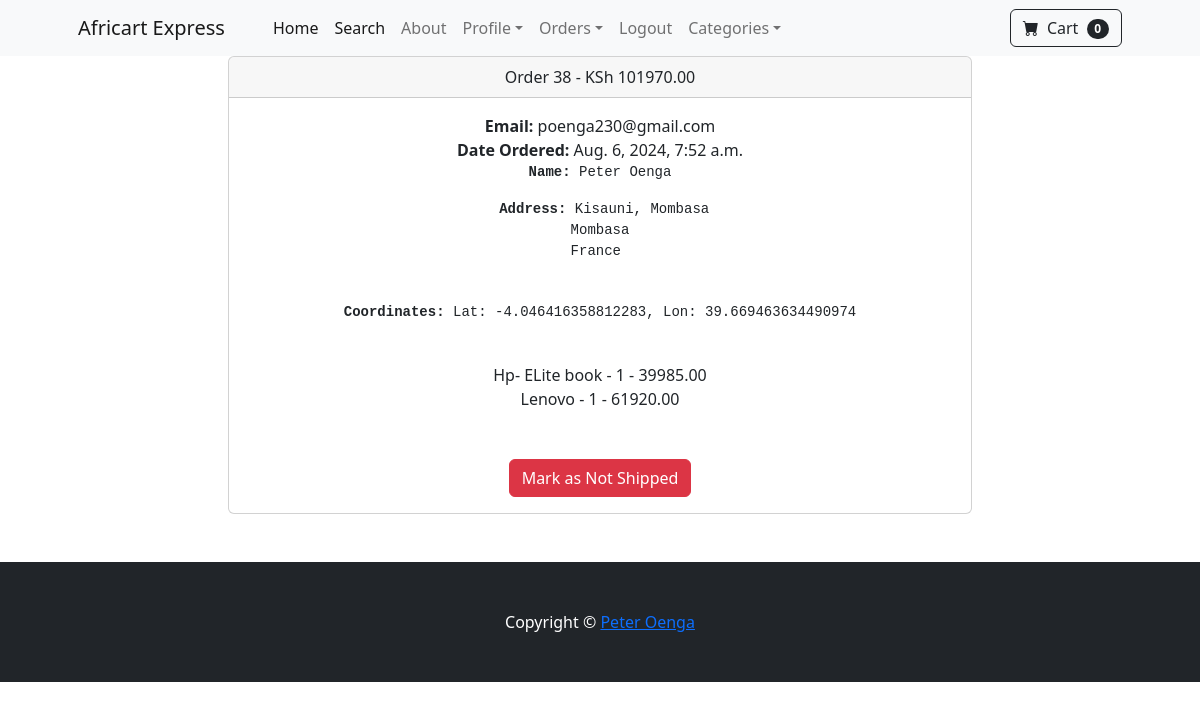
Screenshot of /payments/orders/38 (signed in) with the database file from the repository.
### payment/models.py (models this page shows, shortened)
class Order(models.Model):
    user = models.ForeignKey(User, on_delete=models.CASCADE, null=True, blank=True)
    full_name = models.CharField(max_length=250)
    email = models.EmailField(max_length=250)
    shipping_address = models.TextField(max_length=15000)
    shipping_latitude = models.FloatField(blank=True, null=True)
    shipping_longitude = models.FloatField(blank=True, null=True)
    amount_paid = models.DecimalField(max_digits=10, decimal_places=2)
    date_ordered = models.DateTimeField(auto_now_add=True)
    shipped = models.BooleanField(default=False)
    date_shipped = models.DateTimeField(blank=True, null=True)

class OrderItem(models.Model):
    order = models.ForeignKey(Order, on_delete=models.CASCADE, null=True)
    product = models.ForeignKey(Product, on_delete=models.CASCADE, null=True)
    user = models.ForeignKey(User, on_delete=models.CASCADE, null=True, blank=True)
    quantity = models.PositiveBigIntegerField(default=1)
    price = models.DecimalField(max_digits=10, decimal_places=2)

### core/models.py (models this page shows)
class Product(models.Model):
    name = models.CharField(max_length=100)
    price = models.DecimalField(default=0, decimal_places=2, max_digits=10)
    category = models.ForeignKey(category, on_delete=models.CASCADE, default=1)
    description =models.CharField(max_length=250, default='', blank=True, null=True)
    image = models.ImageField(upload_to="upload/product")
    is_on_sale = models.BooleanField(default=False)
    sale_price = models.DecimalField(default=0, max_digits=10, decimal_places=2)
    def __str__(self):
        return self.name

### payment/views.py (the view, shortened to what this page needs)
# urls.py: path("orders/<int:pk>", views.orders, name="orders"),
def orders(request, pk):
	if request.user.is_authenticated and request.user.is_superuser:
		order = Order.objects.get(id=pk)
		items = OrderItem.objects.filter(order=pk)
		return render(request, "payment/orders.html", {"order":order, "items":items})
	else:
		messages.success(request, "Access Denied")
		return redirect("index")

### cart/cart.py (called while the page is built)
	def __len__(self):
		return len(self.cart)

### cart/context_processors.py (called while the page is built)
def cart(request):
    return {'cart':Cart(request)}

### payment/templates/payment/orders.html (shortened to what this page needs)
{% extends 'base.html'%}
{% block content %}
<div class="container">
    <div class="row">
        <center>
            <div class="col-8">
                <div class="card">
                    <div class="card-header">
                      Order {{ order.id }} - KSh {{ order.amount_paid }}
                    </div>
                    <div class="card-body">
                        <strong>Email:</strong> {{ order.email }} <br>
                        {% if order.date_shipped %}
                         <strong>Date Shipped:</strong> {{ order.date_shipped }}
                        {% else %}
                         <strong>Date Ordered:</strong> {{ order.date_ordered }}
                        {% endif %}
                         <br>
                        <pre> <strong>Name:</strong> {{ order.full_name }} </pre>
                        <pre> <strong>Address: </strong>{{ order.shipping_address }} </pre> <br>
                        <pre> <strong>Coordinates:</strong> Lat: -4.046416358812283, Lon: 39.669463634490974 </pre> <br>
                         {% for item in items %}
                         {{ item.product }} - {{ item.quantity }} - {{ item.price }} <br>
                         {% endfor %}
                         <br> <br>
                         {% if not order.shipped %}
                         <form method="POST">
                            {% csrf_token %}
                            <input type="hidden", name="shipping_status", value="true">
                            <button type="submit" class="btn btn-success">Mark as Shipped</button>
                         </form>
                         {% else %}
                         <form method="POST">
                            <button type="submit" class="btn btn-danger">Mark as Not Shipped</button>
                         </form>
                         {% endif %}
                    </div>
                  </div>
                <br><br>
            </div>
        </center>
    </div>
</div>
{%endblock%}

### rows the page displays
Order: id "38", amount_paid "101970.00", email "poenga230@gmail.com", date_ordered "Aug. 6, 2024, 7:52 a.m.", full_name "Peter Oenga", shipping_address "Kisauni, Mombasa Mombasa France"
OrderItem: product "Hp- ELite book", quantity "1", price "39985.00"
OrderItem: product "Lenovo", quantity "1", price "61920.00"

### other values shown
{{ cart | length }} "0"
